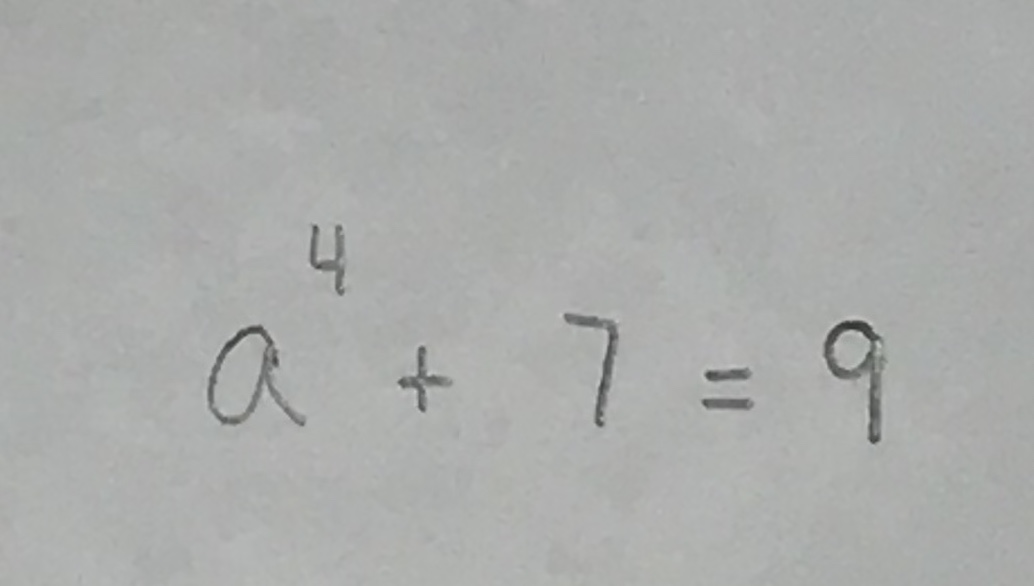
#> input picture IMG_6822.JPG, 1034 x 586 px
$ python -i cv.py   (imports and definitions only)
#> lines starting #> are read from the running program, lines starting #| are printed output that depends on the picture; after the words box and inside, x2 and y2 are one past the last pixel; in counts of white or black regions, pixels touching at a corner belong together
import cv2
import numpy as np
from PIL import Image, ImageOps

#https://stackoverflow.com/questions/44650888/resize-an-image-without-distortion-opencv citation for this function
def resize2SquareKeepingAspectRation(img, size, interpolation):
  h, w = img.shape[:2]
  c = None if len(img.shape) < 3 else img.shape[2]
  if h == w: return cv2.resize(img, (size, size), interpolation)
  if h > w: dif = h
  else:     dif = w
  x_pos = int((dif - w)/2.)
  y_pos = int((dif - h)/2.)
  if c is None:
    mask = np.zeros((dif, dif), dtype=img.dtype)
    mask[y_pos:y_pos+h, x_pos:x_pos+w] = img[:h, :w]
  else:
    mask = np.zeros((dif, dif, c), dtype=img.dtype)
    mask[y_pos:y_pos+h, x_pos:x_pos+w, :] = img[:h, :w, :]
  return cv2.resize(mask, (size, size), interpolation)

def cv_imgs(imgpath):
#> called with imgpath = 'IMG_6822.JPG'
    img = cv2.imread(imgpath)
#> img is the input picture: shape (586, 1034, 3); mean B, G, R 171, 172.6, 171

    morph = img.copy()

    kernel = cv2.getStructuringElement(cv2.MORPH_RECT, (1, 1))
    morph = cv2.morphologyEx(morph, cv2.MORPH_CLOSE, kernel)
    morph = cv2.morphologyEx(morph, cv2.MORPH_OPEN, kernel)

    kernel = cv2.getStructuringElement(cv2.MORPH_RECT, (3, 15))

    # take morphological gradient
    gradient_image = cv2.morphologyEx(morph, cv2.MORPH_GRADIENT, kernel)

    gray = cv2.cvtColor(gradient_image, cv2.COLOR_BGR2GRAY)

    #take this out?
    img_grey = cv2.morphologyEx(gray, cv2.MORPH_CLOSE, kernel)

    blur = cv2.medianBlur(img_grey,3)


    ret, thing = cv2.threshold(blur, 0.0, 255.0, cv2.THRESH_BINARY + cv2.THRESH_OTSU)
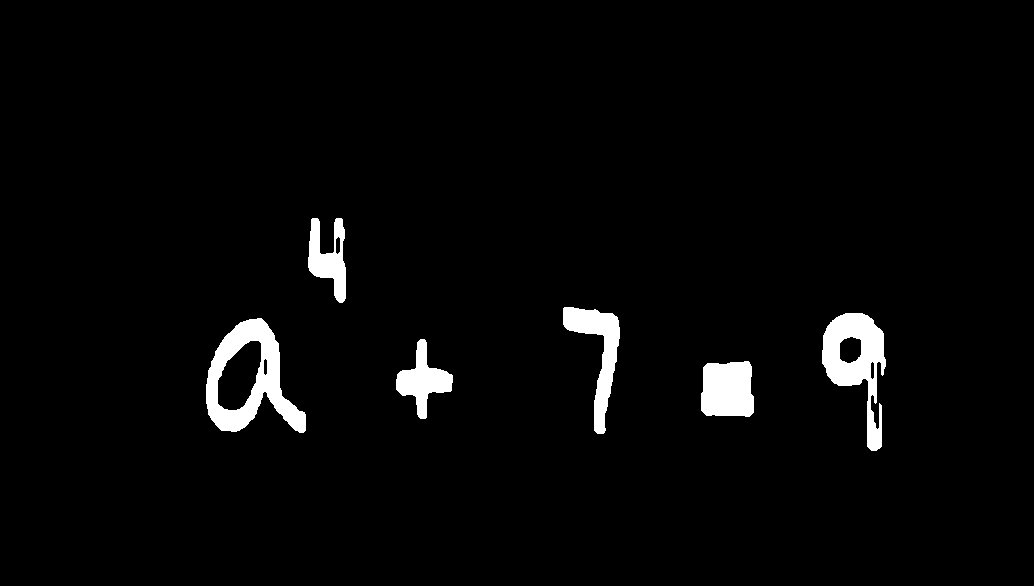
#> thing: shape (586, 1034); 2.9% white; 6 white regions, box (x1, y1, x2, y2) and area: (206, 318, 306, 433) 4829, (822, 313, 886, 451) 4009, (701, 361, 754, 417) 2652, (563, 307, 620, 434) 2617, (396, 339, 453, 419) 1901, (308, 218, 346, 303) 1760
#> ret = 40

    img_dilation = cv2.dilate(thing, kernel, iterations=3)
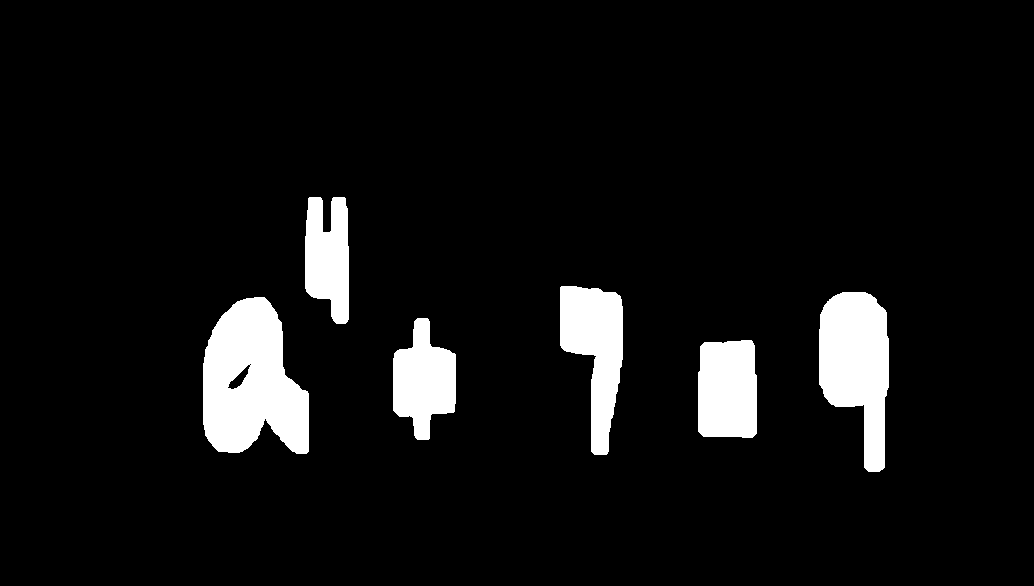
#> img_dilation: shape (586, 1034); 7% white; 6 white regions

    # cv2.imwrite("check_equal.jpg", img_dilation)

    conturs_lst = cv2.findContours(img_dilation, cv2.RETR_EXTERNAL, cv2.CHAIN_APPROX_SIMPLE)[-2]
#> conturs_lst = 6 contours; box (x1, y1, x2, y2) and area: (203, 297, 309, 454) 12026, (819, 292, 889, 472) 8468, (560, 286, 623, 455) 6188, (698, 340, 757, 438) 5348, (393, 318, 456, 440) 4874, (305, 197, 349, 324) 4248


    coor_lst = []
    for cnt in conturs_lst:
        x,y,w,h = cv2.boundingRect(cnt)
        if w < 15 or h < 15:
            continue
        coor_lst.append((x,y,w,h))
#> this loop made 6 passes
#> (x, y, w, h) on passes 1 to 6: (698, 340, 59, 98), (393, 318, 63, 122), (203, 297, 106, 157), (819, 292, 70, 180), (560, 286, 63, 169), (305, 197, 44, 127)
#> after the loop, coor_lst = [(698, 340, 59, 98), (393, 318, 63, 122), (203, 297, 106, 157), (819, 292, 70, 180), (560, 286, 63, 169), (305, 197, 44, 127)]


    coor_lst.sort(key=lambda tup: tup[0])
    pic_lst = []
    exp_lst = []
    comp = 0
    for coor in coor_lst:
        comp +=1
        x = coor[0]
#> x = 203
        y = coor[1]
#> y = 297
        w = coor[2]
#> w = 106
        h = coor[3]
#> h = 157
        cv2.rectangle(img, (x,y), (x+w, y+h), (255, 0, 255), 1, cv2.LINE_AA)
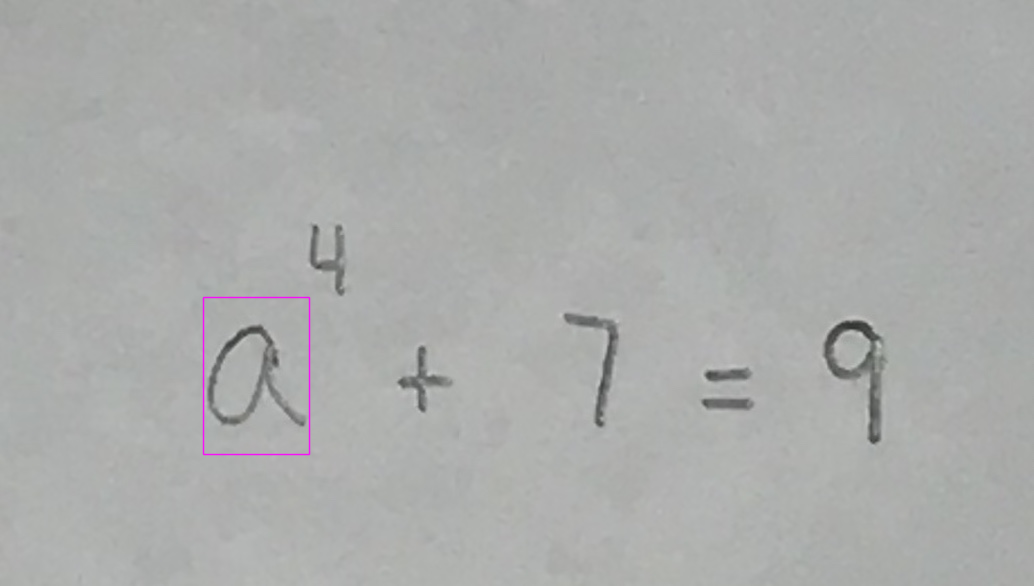
#> img: shape (586, 1034, 3); 0.26% of pixels changed, all inside (x1, y1, x2, y2) = (202, 296, 311, 456)
        roi = 0
        if h > w:
            roi = img[y+30:y+h-30, x+2:x+w-2]
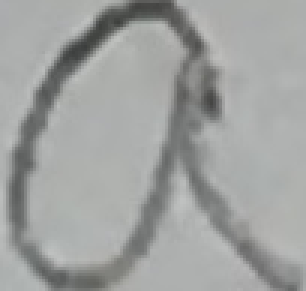
#> roi: shape (97, 102, 3) (shown 3 times larger); mean B, G, R 159.9, 161.4, 159.6
        if h < w:
            roi = img[y+2:y+h-2, x+30:x+w-30]
        exp_stuff = [x,y,w,h]
#> exp_stuff = [203, 297, 106, 157]
        exp_lst.append(exp_stuff)
        cv2.imwrite(str(comp) + '.jpg', roi)
        new_img = cv2.imread(str(comp) + '.jpg', cv2.IMREAD_GRAYSCALE)
#> new_img: shape (97, 102); min 60, max 192, mean 160.5
        #No need to write locally?
        # new_img = cv2.cvtColor(roi, cv2.COLOR_RGB2GRAY)

        thresh, im_bw = cv2.threshold(new_img, 128, 255, cv2.THRESH_BINARY | cv2.THRESH_OTSU)
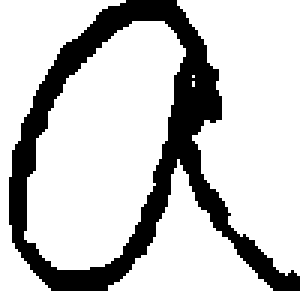
#> im_bw: shape (97, 102) (shown 3 times larger); 78.3% white; 1 black region, box (x1, y1, x2, y2) and area: (3, 0, 100, 97) 2146
#> thresh = 144
        final = cv2.bitwise_not(im_bw)
        resize_img = 0
        if h > w:
            resize_img = resize2SquareKeepingAspectRation(final, h-60, interpolation = cv2.INTER_AREA)
#> in resize2SquareKeepingAspectRation, `mask[y_pos:y_pos+h, x_pos:x_pos+w] = img[:h, :w]`: mask: shape (102, 102); 20.6% white; 1 white region, box (x1, y1, x2, y2) and area: (3, 2, 100, 99) 2146
        if h < w:
            resize_img = resize2SquareKeepingAspectRation(final, w-60, interpolation = cv2.INTER_AREA)
        else:
            resize_img = resize2SquareKeepingAspectRation(final, h, interpolation = cv2.INTER_AREA)
        dilation = cv2.dilate(resize_img,np.ones((5,5),np.uint8),iterations = 1)
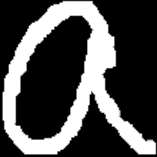
#> dilation: shape (157, 157); min 0, max 255, mean 77.3
        resize_img = resize2SquareKeepingAspectRation(dilation, 26, interpolation = cv2.INTER_AREA)
        constant = cv2.copyMakeBorder(resize_img, 1, 1, 1, 1, cv2.BORDER_CONSTANT, value=[0,0,0])

        cv2.imwrite(str(comp) + '.jpg', constant)
        pic_lst.append(constant)
    cv2.imwrite("bounded.png", img)
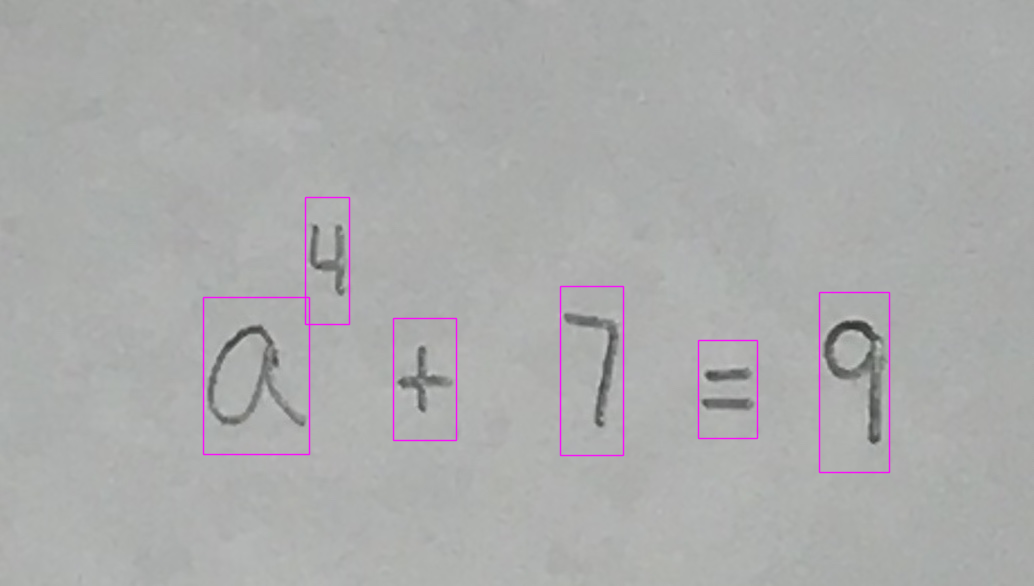
#> saved as bounded.png: shape (586, 1034, 3); mean B, G, R 171.5, 171.6, 171.4
    return pic_lst, exp_lst

>>> result = cv_imgs('IMG_6822.JPG')
